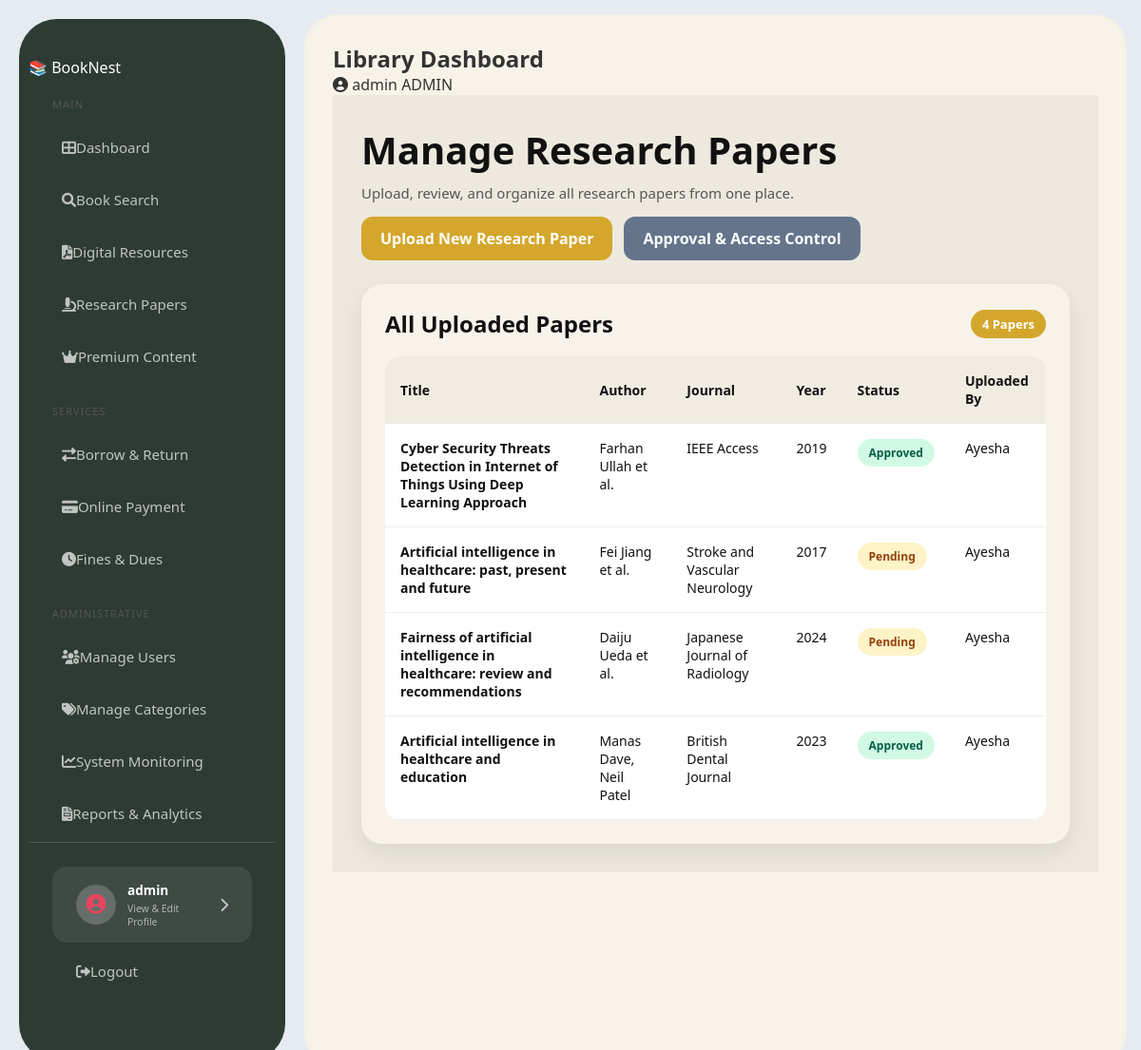
/librarian/research-papers/ (signed in), run on an earlier commit of the app's database.
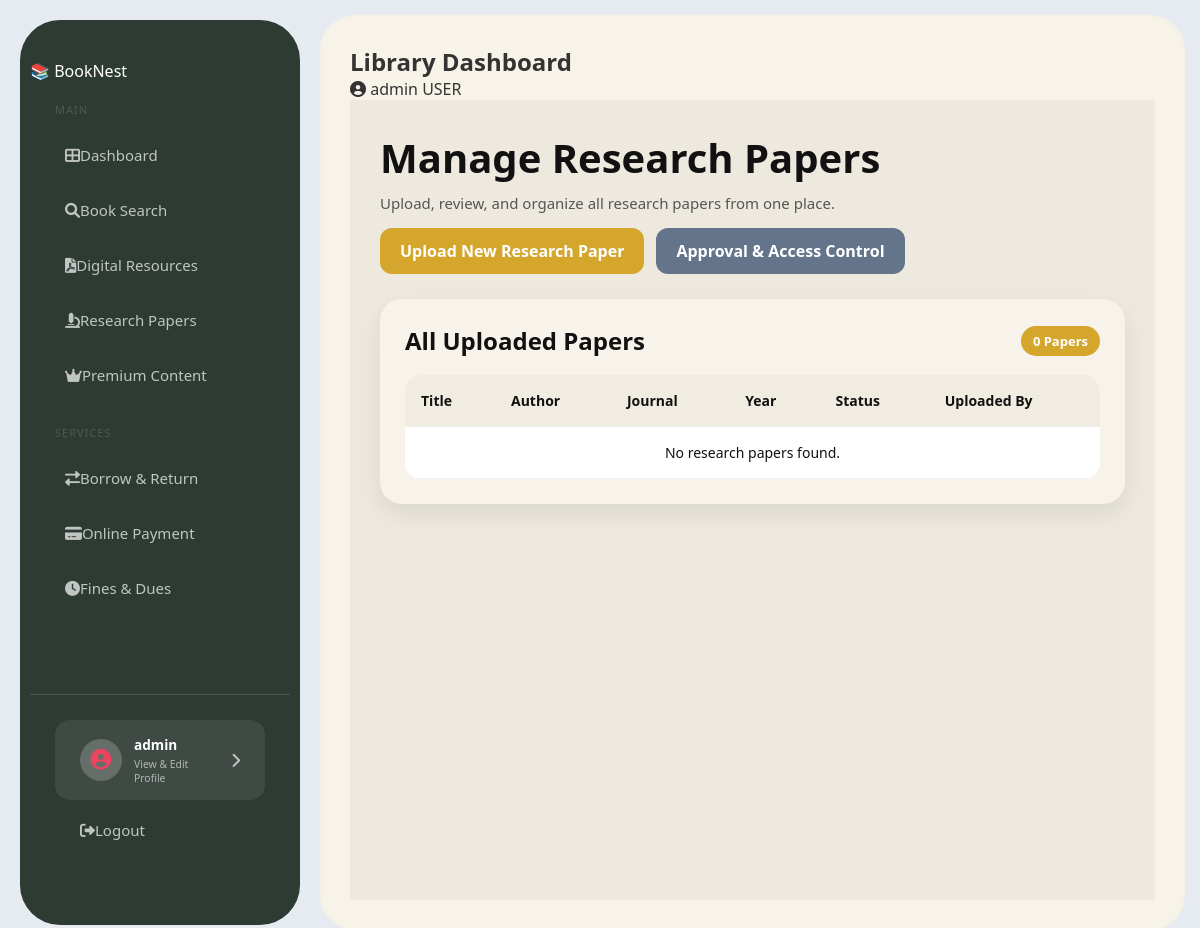
And on a later commit of the database.
### library/models.py (models this page shows, shortened)
class User(AbstractUser):
    ADMIN = 'admin'
    LIBRARIAN = 'librarian'
    REGULAR_USER = 'user'
    ROLE_CHOICES = [
        (ADMIN, 'Administrator'),
        (LIBRARIAN, 'Librarian'),
        (REGULAR_USER, 'Regular User'),
    ]
    role = models.CharField(max_length=20, choices=ROLE_CHOICES, default=REGULAR_USER)
    phone = models.CharField(max_length=15, null=True, blank=True)
    profile_picture = models.ImageField(upload_to='profiles/', null=True, blank=True)
    date_of_birth = models.DateField(null=True, blank=True)
    bio = models.TextField(null=True, blank=True)
    def get_full_name(self):
        if self.first_name and self.last_name:
            return f"{self.first_name} {self.last_name}"
        return self.username

class ResearchPaper(models.Model):
    STATUS_CHOICES = [
        ('pending', 'Pending'),
        ('approved', 'Approved'),
        ('rejected', 'Rejected'),
    ]
    title = models.CharField(max_length=200)
    author = models.CharField(max_length=200)
    journal = models.CharField(max_length=200)
    year = models.PositiveIntegerField()
    abstract = models.TextField(blank=True, null=True)
    paper_file = models.FileField(upload_to='research_papers/')
    status = models.CharField(max_length=20, choices=STATUS_CHOICES, default='pending')
    uploaded_by = models.ForeignKey(User, on_delete=models.CASCADE)
    uploaded_at = models.DateTimeField(auto_now_add=True)

### library/views.py (the view)
# urls.py: path('librarian/research-papers/', views.manage_research_papers, name='manage_research_papers'),
@login_required
@user_passes_test(is_librarian_or_admin, login_url='/')
def manage_research_papers(request):
    papers = ResearchPaper.objects.all().order_by('-uploaded_at')
    return render(request, 'library/manage_research_papers.html', {'papers': papers})

### library/views.py (called while the page is built)
def is_librarian_or_admin(user):
    return user.is_authenticated and (
        user.role in [User.LIBRARIAN, User.ADMIN] or user.is_superuser
    )

### library/templates/library/manage_research_papers.html (shortened to what this page needs)
{% extends 'library/base.html' %}
{% block content %}
<div class="manage-page">
    <div class="manage-header">
        <div class="manage-title">
            <h1>Manage Research Papers</h1>
            <p>Upload, review, and organize all research papers from one place.</p>
        </div>
        <div class="top-actions">
            <a href="{% url 'upload_research_paper' %}" class="btn-gold">Upload New Research Paper</a>
            <a href="{% url 'approval_access_control' %}" class="btn-gray">Approval & Access Control</a>
        </div>
    </div>
    <div class="manage-box">
        <div class="section-bar">
            <h2 style="margin:0; color:#111;">All Uploaded Papers</h2>
            <span class="paper-count">{{ papers|length }} Papers</span>
        </div>
        <div class="table-wrap">
            <table class="manage-table">
                <thead>
                    <tr>
                        <th>Title</th>
                        <th>Author</th>
                        <th>Journal</th>
                        <th>Year</th>
                        <th>Status</th>
                        <th>Uploaded By</th>
                    </tr>
                </thead>
                <tbody>
                    {% for paper in papers %}
                    <tr>
                        <td>
                            <div class="paper-title">{{ paper.title }}</div>
                        </td>
                        <td>{{ paper.author }}</td>
                        <td>{{ paper.journal }}</td>
                        <td>{{ paper.year }}</td>
                        <td>
                            {% if paper.status == 'pending' %}
                                <span class="status-badge status-pending">Pending</span>
                            {% elif paper.status == 'approved' %}
                                <span class="status-badge status-approved">Approved</span>
                            {% elif paper.status == 'rejected' %}
                                <span class="status-badge status-rejected">Rejected</span>
                            {% else %}
                                <span class="status-badge status-pending">{{ paper.status }}</span>
                            {% endif %}
                        </td>
                        <td>{{ paper.uploaded_by.username }}</td>
                    </tr>
                    {% empty %}
                    <tr>
                        <td colspan="6" class="empty-row">No research papers found.</td>
                    </tr>
                    {% endfor %}
                </tbody>
            </table>
        </div>
    </div>
</div>
{% endblock %}

### library/templates/library/base.html (shortened to what this page needs)
{% load static %}
<!DOCTYPE html>
<html lang="en">
<head>
    <link rel="stylesheet" href="https://cdnjs.cloudflare.com/ajax/libs/font-awesome/6.0.0/css/all.min.css">
    <link rel="stylesheet" href="{% static 'library/css/style.css' %}">
</head>
<body>
<div class="layout">
    <aside class="sidebar">
        <div class="logo">📚 <span>Book</span>Nest</div>
        <div class="menu-section">
            <div class="menu-title">Main</div>
            <a href="{% url 'home' %}" class="menu-item"><i class="fas fa-th-large"></i> Dashboard</a>
            <a href="{% url 'book_list' %}" class="menu-item"><i class="fas fa-search"></i> Book Search</a>
            <a href="{% url 'digital_resources' %}" class="menu-item"><i class="fas fa-file-pdf"></i> Digital Resources</a>
            <a href="{% url 'research_papers' %}" class="menu-item"><i class="fas fa-microscope"></i> Research Papers</a>
            <a href="{% url 'premium_content' %}" class="menu-item premium"><i class="fas fa-crown"></i> Premium Content</a>
        </div>
        <div class="menu-section">
            <div class="menu-title">Services</div>
            <a href="{% url 'borrow_list' %}" class="menu-item"><i class="fas fa-exchange-alt"></i> Borrow & Return</a>
            <a href="{% url 'online_payment' %}" class="menu-item"><i class="fas fa-credit-card"></i> Online Payment</a>
            <a href="{% url 'fines_dues' %}" class="menu-item"><i class="fas fa-clock"></i> Fines & Dues</a>
        </div>
        {% if user.role == 'admin' or user.role == 'librarian' %}
        <div class="menu-section">
            <div class="menu-title">Administrative</div>
            <a href="{% url 'member_list' %}" class="menu-item"><i class="fas fa-users-cog"></i> Manage Users</a>
            <a href="{% url 'category_list' %}" class="menu-item"><i class="fas fa-tags"></i> Manage Categories</a>
            <a href="{% url 'system_monitoring' %}" class="menu-item"><i class="fas fa-chart-line"></i> System Monitoring</a>
            <a href="{% url 'reports_analytics' %}" class="menu-item"><i class="fas fa-file-invoice"></i> Reports & Analytics</a>
        </div>
        {% endif %}
        <div class="profile-sidebar-section">
            <a href="{% url 'manage_profile' %}" class="profile-link-card">
                <div class="avatar-icon">
                    <i class="fas fa-user-circle"></i>
                </div>
                <div class="profile-info-text">
                    <div class="profile-name">
                        {% if user.is_authenticated %}
                            {{ user.get_full_name|default:user.username }}
                        {% else %}
                            My Profile
                        {% endif %}
                    </div>
                    <div class="profile-role">
                        View & Edit Profile
                    </div>
                </div>
                <i class="fas fa-chevron-right"></i>
            </a>
            <div class="logout-section">
                <a href="{% url 'logout' %}" class="logout-link">
                    <i class="fas fa-sign-out-alt"></i> <span>Logout</span>
                </a>
            </div>
        </div>
    </aside>
    <main class="main-container">
        <header class="top-nav">
            <h2>Library Dashboard</h2>
            <div class="user-profile">
                <i class="fas fa-user-circle"></i>
                <span>{{ user.username }}</span>
                <span class="role-tag">{{ user.role|upper }}</span>
            </div>
        </header>
        {% block content %}{% endblock %}
    </main>
</div>
</body>
</html>

What changed in the data, as far as the page shows it:
removed ResearchPaper: title "Cyber Security Threats Detection in Internet of Things Using Deep Learning Approach", author "Farhan Ullah et al.", journal "IEEE Access", year "2019", status "Approved", uploaded_by.username "Ayesha"
removed ResearchPaper: title "Artificial intelligence in healthcare: past, present and future", author "Fei Jiang et al.", journal "Stroke and Vascular Neurology", year "2017", status "Pending", uploaded_by.username "Ayesha"
removed ResearchPaper: title "Fairness of artificial intelligence in healthcare: review and recommendations", author "Daiju Ueda et al.", journal "Japanese Journal of Radiology", year "2024", status "Pending", uploaded_by.username "Ayesha"
removed ResearchPaper: title "Artificial intelligence in healthcare and education", author "Manas Dave, Neil Patel", journal "British Dental Journal", year "2023", status "Approved", uploaded_by.username "Ayesha"
changed User "admin": role "ADMIN" → "USER"
Also different on the page:
{{ papers|length }}: "4" → "0"
text no longer shown: "ADMINISTRATIVE Manage Users Manage Categories System Monitoring Reports & Analytics"
text now shown: "No research papers found."
